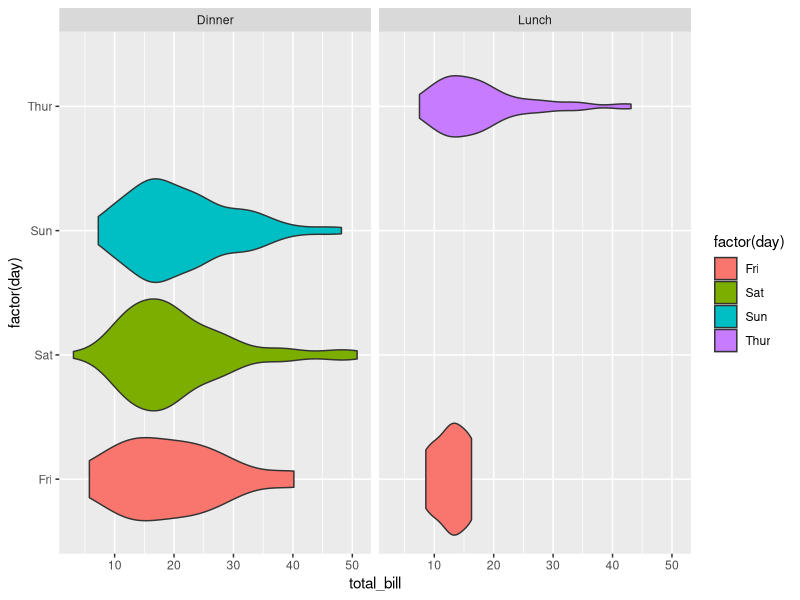

Reproduce this figure in R.
library(ggplot2)
library(reshape2)

p <- ggplot(tips, aes(x=total_bill, y=factor(day), fill=factor(day)))
p = p + geom_violin()
p = p + facet_grid(cols=vars(time))
